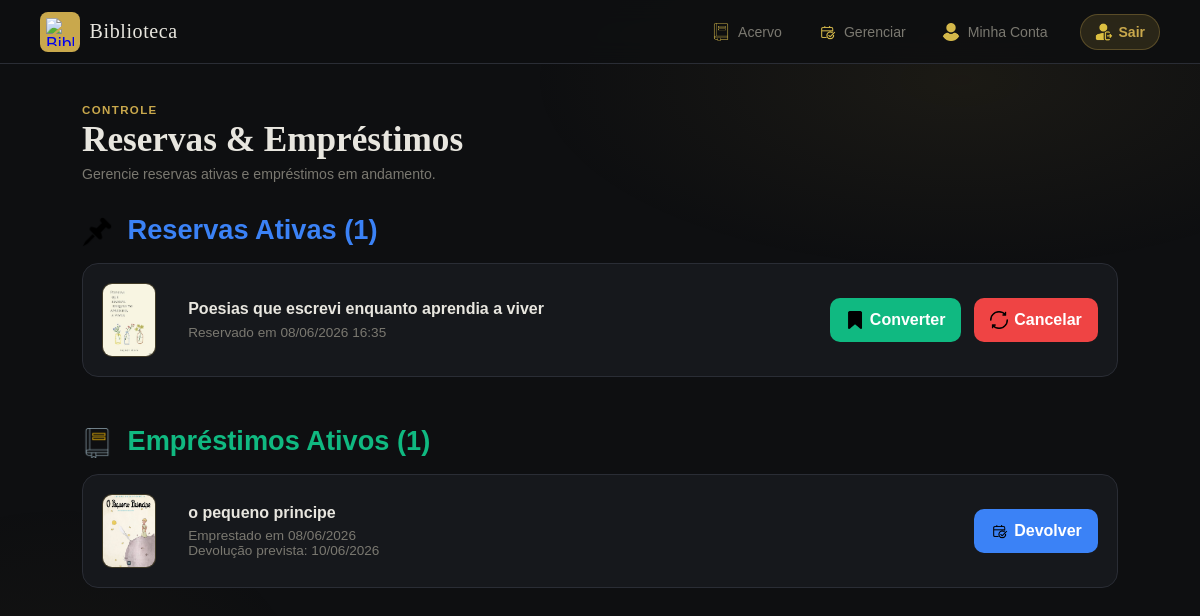
The app's page /gerenciar/, older data.
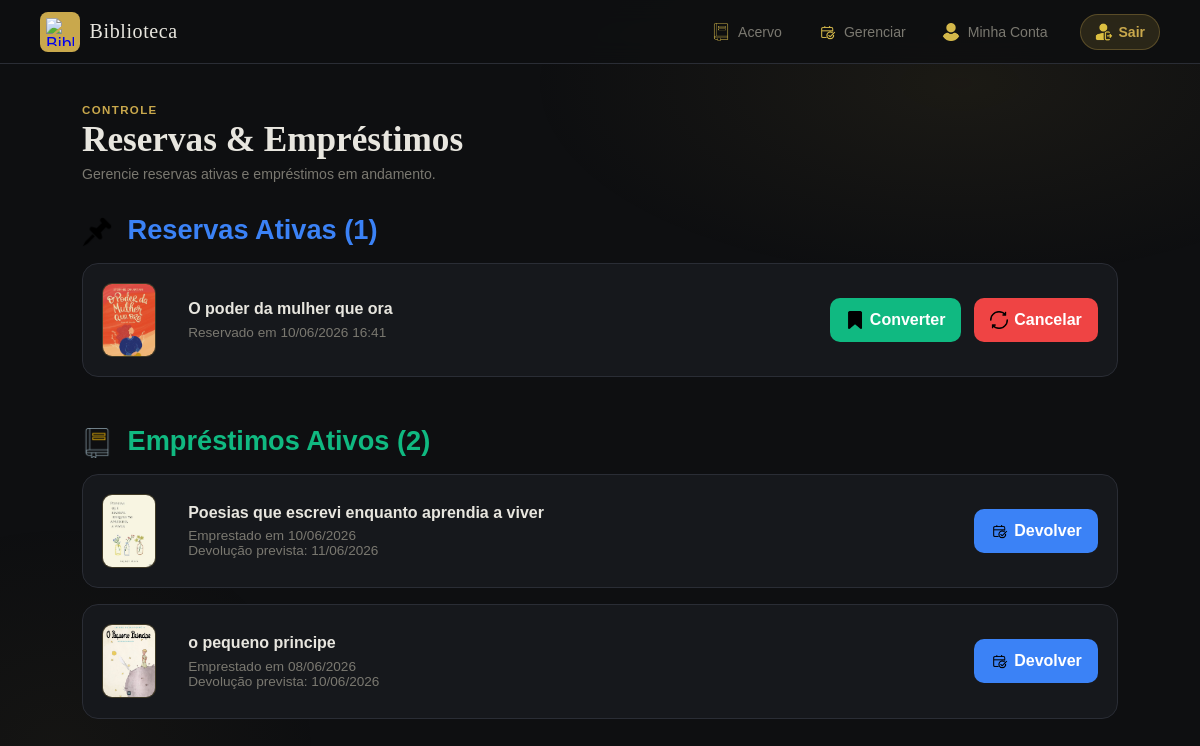
The same page, newer data.
### livros/models.py (models this page shows, shortened)
class Reserva(models.Model):
    livro        = models.ForeignKey(Livro, on_delete=models.CASCADE, related_name='reservas')
    usuario      = models.ForeignKey(Usuario, on_delete=models.CASCADE, related_name='reservas', null=True, blank=True)
    data_reserva = models.DateTimeField(auto_now_add=True)
    ativa        = models.BooleanField(default=True)
    class Meta:
        verbose_name_plural = "Reservas"
        ordering = ['-data_reserva']

class Livro(models.Model):
    GENEROS = [
        ('ficcao',     'Ficção'),
        ('nao_ficcao', 'Não-ficção'),
        ('romance',    'Romance'),
        ('aventura',   'Aventura'),
        ('ciencia',    'Ciência'),
        ('historia',   'História'),
        ('infantil',   'Infantil'),
        ('outros',     'Outros'),
    ]
    titulo     = models.CharField(max_length=200)
    autor      = models.CharField(max_length=200)
    isbn       = models.CharField(max_length=17, blank=True)
    ano        = models.IntegerField(null=True, blank=True)
    genero     = models.CharField(max_length=20, choices=GENEROS, blank=True)
    quantidade = models.IntegerField(default=1)
    sinopse    = models.TextField(blank=True)
    capa       = models.ImageField(upload_to='capas/', blank=True, null=True)
    cadastrado_em = models.DateTimeField(auto_now_add=True)

class Emprestimo(models.Model):
    livro                   = models.ForeignKey(Livro, on_delete=models.CASCADE, related_name='emprestimos')
    usuario                 = models.ForeignKey(Usuario, on_delete=models.CASCADE, related_name='emprestimos', null=True, blank=True)
    data_emprestimo         = models.DateTimeField(auto_now_add=True)
    data_devolucao_prevista = models.DateField()
    data_devolucao_real     = models.DateField(null=True, blank=True)
    devolvido               = models.BooleanField(default=False)
    class Meta:
        verbose_name_plural = "Empréstimos"
        ordering = ['-data_emprestimo']

### livros/views.py (the view)
# urls.py: path('gerenciar/', views.gerenciar, name='gerenciar'),
def gerenciar(request):
    reservas = Reserva.objects.filter(ativa=True).select_related('livro')
    emprestimos = Emprestimo.objects.filter(devolvido=False).select_related('livro')
    context = {
        'reservas': reservas,
        'emprestimos': emprestimos,
    }
    return render(request, 'livros/gerenciar.html', context)

### templates/livros/gerenciar.html (shortened to what this page needs)
<!DOCTYPE html>
<html lang="pt-BR">
<head>
  {% load static %}
  <link rel="stylesheet" href="{% static 'css/style.css' %}"/>
  <link rel="stylesheet" href="{% static 'css/acervo.css' %}"/>
</head>
<body>
<nav class="navbar">
    <a href="{% url 'acervo' %}" class="nav-logo">
        <div class="logo-icon">
            <img src="{% static 'img/icons/book.png' %}" alt="Biblioteca">
        </div>
        <span class="logo-text">Biblioteca</span>
    </a>
    <div class="nav-links" id="nav-menu">
        <a href="{% url 'acervo' %}" class="nav-link">
            <img src="{% static 'img/icons/books.png' %}" class="nav-icon" alt="">
            Acervo
        </a>
        <a href="{% url 'gerenciar' %}" class="nav-link">
            <img src="{% static 'img/icons/check.png' %}" class="nav-icon" alt="">
            Gerenciar
        </a>
        <a href="{% url 'conta' %}" class="nav-link">
            <img src="{% static 'img/icons/user.png' %}" class="nav-icon" alt="">
            Minha Conta
        </a>
    </div>
    <a href="{% url 'cadastro' %}" class="nav-btn sair">
        <img src="{% static 'img/icons/logout.png' %}" class="nav-icon" alt="">
        Sair
    </a>
</nav>
  <main class="main-content">
    <div class="page-header">
      <div>
        <p class="page-label">CONTROLE</p>
        <h1 class="page-title">Reservas & Empréstimos</h1>
        <p class="page-sub">Gerencie reservas ativas e empréstimos em andamento.</p>
      </div>
    </div>
    <section class="gerenciar-section">
      <h2 class="gerenciar-title reservas-title">
        <img src="{% static 'img/icons/pushpin.png' %}" class="section-icon" alt="">
        Reservas Ativas ({{ reservas.count }})
      </h2>
      <div class="gerenciar-lista">
        {% for r in reservas %}
          <div class="gerenciar-card manage-book-card">
            <div class="manage-book-cover">
              {% if r.livro.capa %}
                <img src="{{ r.livro.capa.url }}" alt="{{ r.livro.titulo }}">
              {% else %}
                <img src="{% static 'img/icons/books.png' %}" alt="Sem capa">
              {% endif %}
            </div>
            <div class="gerenciar-info">
              <strong>{{ r.livro.titulo }}</strong>
              <span>Reservado em {{ r.data_reserva|date:"d/m/Y H:i" }}</span>
            </div>
            <div class="gerenciar-actions">
              <a href="{% url 'converter_reserva' r.id %}" class="btn-converter">
                <img src="{% static 'img/icons/bookmark.png' %}" class="btn-icon" alt="">
                Converter
              </a>
              <a href="{% url 'cancelar_reserva' r.id %}" class="btn-cancelar" onclick="return confirm('Cancelar esta reserva?')">
                <img src="{% static 'img/icons/return.png' %}" class="btn-icon" alt="">
                Cancelar
              </a>
            </div>
          </div>
        {% empty %}
          <div class="empty-manage">
            Nenhuma reserva ativa.
          </div>
        {% endfor %}
      </div>
    </section>
    <section class="gerenciar-section">
      <h2 class="gerenciar-title emprestimos-title">
        <img src="{% static 'img/icons/books.png' %}" class="section-icon" alt="">
        Empréstimos Ativos ({{ emprestimos.count }})
      </h2>
      <div class="gerenciar-lista">
        {% for e in emprestimos %}
          <div class="gerenciar-card manage-book-card">
            <div class="manage-book-cover">
              {% if e.livro.capa %}
                <img src="{{ e.livro.capa.url }}" alt="{{ e.livro.titulo }}">
              {% else %}
                <img src="{% static 'img/icons/books.png' %}" alt="Sem capa">
              {% endif %}
            </div>
            <div class="gerenciar-info">
              <strong>{{ e.livro.titulo }}</strong>
              <span>Emprestado em {{ e.data_emprestimo|date:"d/m/Y" }}</span>
              <span>Devolução prevista: {{ e.data_devolucao_prevista|date:"d/m/Y" }}</span>
            </div>
            <div class="gerenciar-actions">
              <a href="{% url 'devolver_livro' e.id %}" class="btn-devolver">
                <img src="{% static 'img/icons/check.png' %}" class="btn-icon" alt="">Devolver
              </a>
            </div>
          </div>
        {% empty %}
          <div class="empty-manage">
            Nenhum empréstimo ativo.
          </div>
        {% endfor %}
      </div>
    </section>
  </main>
</body>
</html>

### static/css/style.css (style rules this page uses)
*, *::before, *::after { box-sizing: border-box; margin: 0; padding: 0; }
:root { --bg: #0e0f11; --panel: #16181c; --border: #2a2d35; --accent: #c9a84c; --accent2: #e8c96e; --text: #e8e6df; --muted: #7a7870; --error: #e05c5c; --success: #5cba8a; --input-bg: #1d1f25; --radius: 10px; }
body { background: var(--bg); color: var(--text); font-family: 'DM Sans', sans-serif; min-height: 100vh; display: flex; align-items: center; justify-content: center; padding: 2rem 1rem; overflow-x: hidden; }
body::before { content: ''; position: fixed; inset: 0; background: radial-gradient(ellipse 60% 50% at 70% 20%, rgba(201,168,76,0.08) 0%, transparent 60%), radial-gradient(ellipse 50% 40% at 10% 80%, rgba(201,168,76,0.05) 0%, transparent 55%); pointer-events: none; z-index: 0; }
.logo-icon { width: 40px; height: 40px; background: var(--accent); border-radius: 8px; display: flex; align-items: center; justify-content: center; font-size: 1.1rem; }
.logo-text { font-family: 'Playfair Display', serif; font-size: 1.25rem; letter-spacing: 0.03em; color: var(--text); }
.logo-icon img, .brand-icon img, .login-logo img { width: 30px; height: 30px; object-fit: contain; display: block; }

Row changes from the older to the newer data that the page shows:
no longer on this page (row edited): Reserva: livro.capa (picture), livro.titulo "Poesias que escrevi enquanto aprendia a viver", data_reserva "08/06/2026 16:35"
added Reserva: livro.capa (picture), livro.titulo "O poder da mulher que ora", data_reserva "10/06/2026 16:41"
added Emprestimo: livro.capa (picture), livro.titulo "Poesias que escrevi enquanto aprendia a viver", data_emprestimo "10/06/2026", data_devolucao_prevista "11/06/2026"
Text that changed along with them:
{{ emprestimos.count }}: "1" → "2"
